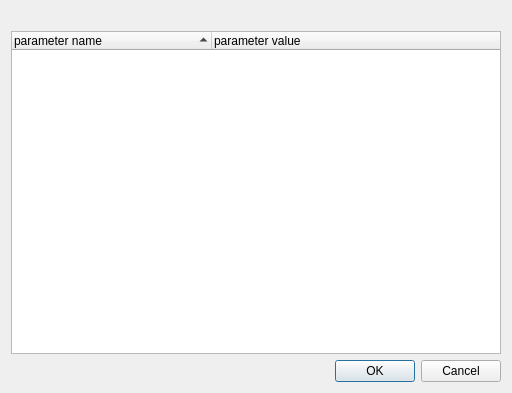
<?xml version="1.0" encoding="UTF-8"?>
<ui version="4.0">
 <class>EditPluginParamsDialog</class>
 <widget class="QDialog" name="EditPluginParamsDialog">
  <property name="geometry">
   <rect>
    <x>0</x>
    <y>0</y>
    <width>512</width>
    <height>393</height>
   </rect>
  </property>
  <property name="windowTitle">
   <string>Plugin parameters</string>
  </property>
  <property name="windowIcon">
   <iconset resource="../../resources/kaliscopeResources.qrc">
    <normaloff>:/kaliscope/icons/plugins/puzzle.png</normaloff>:/kaliscope/icons/plugins/puzzle.png</iconset>
  </property>
  <property name="modal">
   <bool>true</bool>
  </property>
  <layout class="QVBoxLayout" name="verticalLayout">
   <item>
    <widget class="QLabel" name="labelPluginName">
     <property name="text">
      <string/>
     </property>
    </widget>
   </item>
   <item>
    <widget class="QTreeWidget" name="treeParameters">
     <property name="sizeAdjustPolicy">
      <enum>QAbstractScrollArea::AdjustToContents</enum>
     </property>
     <property name="editTriggers">
      <set>QAbstractItemView::NoEditTriggers</set>
     </property>
     <property name="selectionBehavior">
      <enum>QAbstractItemView::SelectRows</enum>
     </property>
     <property name="sortingEnabled">
      <bool>true</bool>
     </property>
     <attribute name="headerCascadingSectionResizes">
      <bool>false</bool>
     </attribute>
     <attribute name="headerDefaultSectionSize">
      <number>200</number>
     </attribute>
     <column>
      <property name="text">
       <string>parameter name</string>
      </property>
     </column>
     <column>
      <property name="text">
       <string>parameter value</string>
      </property>
     </column>
    </widget>
   </item>
   <item>
    <widget class="QDialogButtonBox" name="buttonBox">
     <property name="orientation">
      <enum>Qt::Horizontal</enum>
     </property>
     <property name="standardButtons">
      <set>QDialogButtonBox::Cancel|QDialogButtonBox::Ok</set>
     </property>
    </widget>
   </item>
  </layout>
 </widget>
 <tabstops>
  <tabstop>treeParameters</tabstop>
 </tabstops>
 <resources>
  <include location="../../resources/kaliscopeResources.qrc"/>
 </resources>
 <connections>
  <connection>
   <sender>buttonBox</sender>
   <signal>accepted()</signal>
   <receiver>EditPluginParamsDialog</receiver>
   <slot>accept()</slot>
   <hints>
    <hint type="sourcelabel">
     <x>248</x>
     <y>254</y>
    </hint>
    <hint type="destinationlabel">
     <x>157</x>
     <y>274</y>
    </hint>
   </hints>
  </connection>
  <connection>
   <sender>buttonBox</sender>
   <signal>rejected()</signal>
   <receiver>EditPluginParamsDialog</receiver>
   <slot>reject()</slot>
   <hints>
    <hint type="sourcelabel">
     <x>316</x>
     <y>260</y>
    </hint>
    <hint type="destinationlabel">
     <x>286</x>
     <y>274</y>
    </hint>
   </hints>
  </connection>
 </connections>
</ui>
